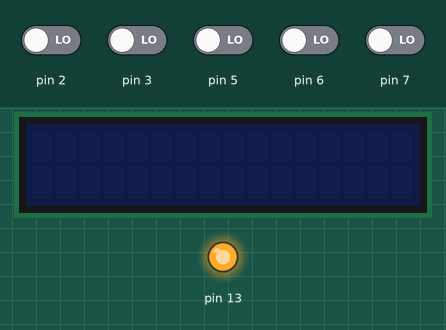
Recording of a sketch running on a simulated Arduino Uno, built with avr-gcc and run on an emulated ATmega328P. On the bench: 16×2 character LCD, output pins drawn as LEDs (lit = HIGH). The test bench sets the inputs (shaded band); at power-on: pin 2, pin 3, pin 5–7 LOW.

Above: at 1.2 s.
1.3 s: pin 5 driven HIGH
At 1.9 s:
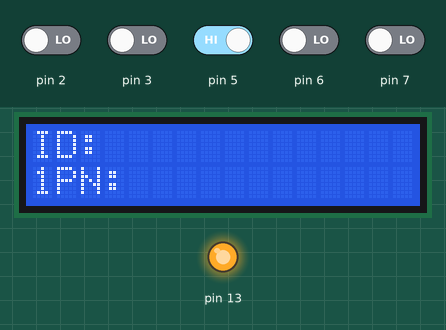
2.8 s: pin 5 driven LOW
At 3.4 s:
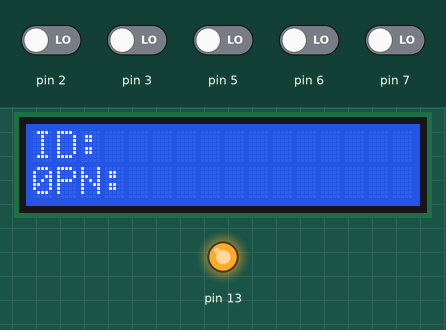
Timing chart, 0 to 5.8 s (numbered marks = the images above; inputs shaded):
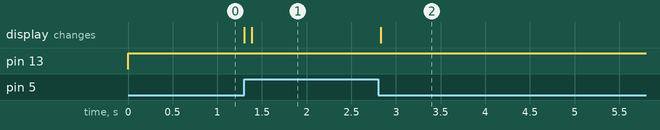

Measured:
- after the input at 2.8 s, the display: changes at once (image 2)

The sketch:

sketch_aug21a.ino
```cpp
#include <LiquidCrystal_I2C.h>
LiquidCrystal_I2C lcd(0x3F,16,2);


void setup() {
  // put your setup code here, to run once:

pinMode(13,OUTPUT);
pinMode(2,INPUT);
pinMode(3,INPUT);
pinMode(4,INPUT);
pinMode(5,INPUT);
pinMode(6,INPUT);
pinMode(7,INPUT);
}

void loop() {
  // LED조명:
digitalWrite(13,HIGH);
digitalWrite(11,HIGH);
//번호 입력:
int button3= digitalRead(5);
if(button3==1)infoinput();


}


void infoinput(){
lcd.begin();
lcd.backlight();

lcd.setCursor(0,0);

lcd.print("ID:");
  int ID = input();
//비밀번호를 입력하세요


lcd.print("PW:");
int PW = input();
   //lcd 상품번호를 입력하세요


lcd.print("PN:");
int PN = input();

  }

int input(){

  int a1 = digitalRead(5);
  int b2 = digitalRead(7);
  int c3 = digitalRead(6);
  int d4 = digitalRead(2);
  int e5 = digitalRead(3);


  int a=0;
  int b=0;
  int c=0;
  int d=0;

  if(a1==1)a=1;
  else if(b2==1)a=2;
  else if(c3==1)a=3;
  else if(d4==1)a=4;
  else if(e5==1)a=5;
lcd.setCursor(0,3);
lcd.print(a);


  if(a1==1)b=1;
  else if(b2==1)b=2;
  else if(c3==1)b=3;
  else if(d4==1)b=4;
  else if(e5==1)b=5;
lcd.setCursor(0,4);
lcd.print(b);


  if(a1==1)c=1;
  else if(b2==1)c=2;
  else if(c3==1)c=3;
  else if(d4==1)c=4;
  else if(e5==1)c=5;
lcd.setCursor(0,5);
lcd.print(c);

  if(a1==1)d=1;
  else if(b2==1)d=2;
  else if(c3==1)d=3;
  else if(d4==1)d=4;
  else if(e5==1)d=5;
lcd.setCursor(0,6);
lcd.print(d);

  int abcd= 1000*a+100*b+10*c+d;
  return(abcd);
}
```
